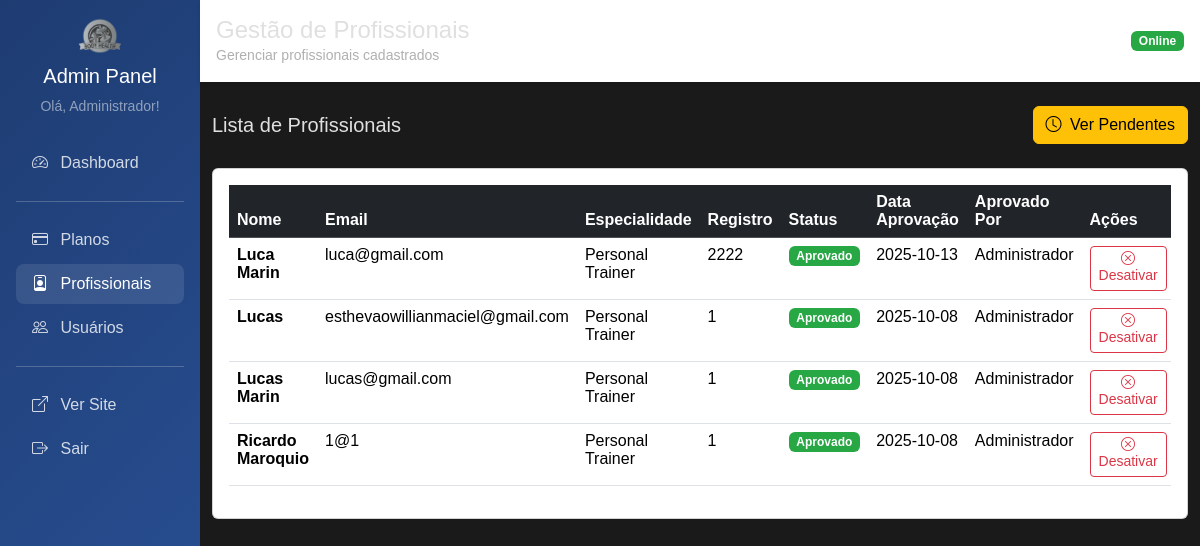
Screenshot of /admin/profissionais (signed in) with the database file from the repository.
### tables this page shows
CREATE TABLE usuario (
    id INTEGER PRIMARY KEY AUTOINCREMENT,
    nome TEXT NOT NULL,
    email TEXT UNIQUE NOT NULL,
    senha TEXT NOT NULL,
    perfil TEXT NOT NULL DEFAULT 'cliente',
    foto TEXT,
    token_redefinicao TEXT,
    data_token TIMESTAMP,
    data_cadastro TIMESTAMP DEFAULT CURRENT_TIMESTAMP
);

CREATE TABLE profissional (
    id INTEGER PRIMARY KEY,
    especialidade TEXT NOT NULL,
    registro_profissional TEXT,
    status TEXT DEFAULT 'pendente',
    data_solicitacao TIMESTAMP DEFAULT CURRENT_TIMESTAMP,
    data_aprovacao TIMESTAMP,
    aprovado_por INTEGER, cpf_cnpj TEXT, foto_registro TEXT,
    FOREIGN KEY (id) REFERENCES usuario(id),
    FOREIGN KEY (aprovado_por) REFERENCES usuario(id)
);

### routes/register_admin_routes.py (the view)
    @app.get("/admin/profissionais")
    @requer_autenticacao(['admin'])
    async def admin_profissionais_listar(request: Request, usuario_logado: dict = Depends(obter_usuario_logado)):
        profissionais = profissional_repo.obter_todos_com_status()
        return templates.TemplateResponse("admin/profissionais/listar.html", {
            "request": request,
            "usuario": usuario_logado,
            "profissionais": profissionais
        })

### templates/admin/profissionais/listar.html (shortened to what this page needs)
{% extends "admin/base_admin.html" %}
{% block titulo %}Gestão de Profissionais{% endblock %}
{% block subtitulo %}Gerenciar profissionais cadastrados{% endblock %}
{% block content %}
<div class="d-flex justify-content-between align-items-center mb-4">
    <h5 class="mb-0">Lista de Profissionais</h5>
    <a href="/admin/profissionais/pendentes" class="btn btn-warning">
        <i class="bi bi-clock me-1"></i> Ver Pendentes
    </a>
</div>
<div class="card">
    <div class="card-body">
        {% if profissionais %}
            <div class="table-responsive">
                <table class="table table-hover">
                    <thead class="table-dark">
                        <tr>
                            <th>Nome</th>
                            <th>Email</th>
                            <th>Especialidade</th>
                            <th>Registro</th>
                            <th>Status</th>
                            <th>Data Aprovação</th>
                            <th>Aprovado Por</th>
                            <th>Ações</th>
                        </tr>
                    </thead>
                    <tbody>
                        {% for prof in profissionais %}
                        <tr>
                            <td><strong>{{ prof.nome }}</strong></td>
                            <td>{{ prof.email }}</td>
                            <td>{{ prof.especialidade }}</td>
                            <td>
                                {% if prof.registro_profissional %}
                                    {{ prof.registro_profissional }}
                                {% else %}
                                    <span class="text-muted">-</span>
                                {% endif %}
                            </td>
                            <td>
                                {% if prof.status == 'aprovado' %}
                                    <span class="badge bg-success">Aprovado</span>
                                {% elif prof.status == 'pendente' %}
                                    <span class="badge bg-warning">Pendente</span>
                                {% elif prof.status == 'rejeitado' %}
                                    <span class="badge bg-danger">Rejeitado</span>
                                {% else %}
                                    <span class="badge bg-secondary">Inativo</span>
                                {% endif %}
                            </td>
                            <td>
                                {% if prof.data_aprovacao %}
                                    {{ prof.data_aprovacao[:10] }}
                                {% else %}
                                    <span class="text-muted">-</span>
                                {% endif %}
                            </td>
                            <td>
                                {% if prof.aprovado_por_nome %}
                                    {{ prof.aprovado_por_nome }}
                                {% else %}
                                    <span class="text-muted">-</span>
                                {% endif %}
                            </td>
                            <td>
                                {% if prof.status == 'aprovado' %}
                                    <button type="button" class="btn btn-outline-danger btn-sm"
                                            onclick="confirmarExclusaoProf({{ prof.id }}, '{{ prof.nome }}')">
                                        <i class="bi bi-x-circle"></i> Desativar
                                    </button>
                                {% else %}
                                    <span class="text-muted">-</span>
                                {% endif %}
                            </td>
                        </tr>
                        {% endfor %}
                    </tbody>
                </table>
            </div>
        {% else %}
            <div class="text-center py-5">
                <i class="bi bi-person-badge text-muted" style="font-size: 4rem;"></i>
                <h5 class="mt-3 text-muted">Nenhum profissional encontrado</h5>
                <p class="text-muted">Aguarde cadastros de profissionais.</p>
            </div>
        {% endif %}
    </div>
</div>
<div class="position-fixed top-0 end-0 p-3" style="z-index: 1055">
</div>
{% endblock %}

### templates/admin/base_admin.html (shortened to what this page needs)
<html lang="pt-BR">
<head>
    <link href="https://cdn.jsdelivr.net/npm/bootstrap@5.3.3/dist/css/bootstrap.min.css" rel="stylesheet">
    <link href="https://cdn.jsdelivr.net/npm/bootstrap-icons@1.10.5/font/bootstrap-icons.css" rel="stylesheet">
    <link rel="stylesheet" href="/static/css/styles.css">
</head>
<body>
    <div class="container-fluid p-0">
        <div class="row g-0">
            <div class="col-md-3 col-lg-2">
                <div class="admin-sidebar p-3">
                    <div class="text-center mb-4">
                        <img src="/static/img/logo.png" height="40" alt="Body Health">
                        <h5 class="text-white mt-2">Admin Panel</h5>
                        <small class="text-white-50">Olá, {{ usuario.nome }}!</small>
                    </div>
                    <nav class="nav flex-column">
                        <a class="nav-link {% if request.url.path == '/admin' %}active{% endif %}" href="/admin">
                            <i class="bi bi-speedometer2 me-2"></i> Dashboard
                        </a>
                        <hr class="bg-white-50">
                        <a class="nav-link {% if '/admin/planos' in request.url.path %}active{% endif %}" href="/admin/planos">
                            <i class="bi bi-credit-card me-2"></i> Planos
                        </a>
                        <a class="nav-link {% if '/admin/profissionais' in request.url.path %}active{% endif %}" href="/admin/profissionais">
                            <i class="bi bi-person-badge me-2"></i> Profissionais
                        </a>
                        <a class="nav-link {% if '/admin/usuarios' in request.url.path %}active{% endif %}" href="/admin/usuarios">
                            <i class="bi bi-people me-2"></i> Usuários
                        </a>
                        <hr class="bg-white-50">
                        <a class="nav-link" href="/" target="_blank">
                            <i class="bi bi-box-arrow-up-right me-2"></i> Ver Site
                        </a>
                        <a class="nav-link" href="/logout">
                            <i class="bi bi-box-arrow-right me-2"></i> Sair
                        </a>
                    </nav>
                </div>
            </div>
            <div class="col-md-9 col-lg-10">
                <div class="admin-header p-3 mb-4">
                    <div class="d-flex justify-content-between align-items-center">
                        <div>
                            <h4 class="mb-0">{% block titulo %}Painel Administrativo{% endblock %}</h4>
                            <small class="text-muted">{% block subtitulo %}Body Health Admin{% endblock %}</small>
                        </div>
                        <div>
                            <span class="badge bg-success">Online</span>
                        </div>
                    </div>
                </div>
                <div class="container-fluid">
                    {% block content %}{% endblock %}
                </div>
            </div>
        </div>
    </div>
</body>
</html>

### static/css/styles.css (style rules this page uses)
:root { --dark-bg: #1a1a1a; --dark-card-bg: #2b2b2b; --dark-text-color: #e0e0e0; --dark-muted-text: #b0b0b0; --dark-border-color: #444444; --dark-shadow-color: rgba(0, 0, 0, 0.5); --highlight-yellow: #ffc107; --highlight-green: #28a745; --highlight-red: #dc3545; --light-banner-bg-start: #ffffff; --light-banner-bg-end: #eaeaea; --light-banner-text: #000000; }
body { background-color: var(--dark-bg); color: var(--dark-text-color); font-family: Arial, sans-serif; padding-top: 0px; }
.text-muted { color: var(--dark-muted-text) !important; }
.badge.bg-success { background-color: var(--highlight-green) !important; }

### templates/admin/base_admin.html (style rules this page uses)
.admin-sidebar { min-height: 100vh; background: linear-gradient(135deg, #1e3c72 0%, #2a5298 100%); }
.admin-sidebar .nav-link { color: rgba(255, 255, 255, 0.8); border-radius: 8px; margin: 2px 0; }
.admin-sidebar .nav-link:hover, .admin-sidebar .nav-link.active { color: white; background-color: rgba(255, 255, 255, 0.1); }
.admin-header { background: white; box-shadow: 0 2px 4px rgba(0,0,0,0.1); }

### rows the page displays
usuario: nome "Administrador"
profissional: nome "Luca Marin", email "luca@gmail.com", especialidade "Personal Trainer", registro_profissional "2222", status "Aprovado", data_aprovacao "2025-10-13", aprovado_por_nome "Administrador"
profissional: nome "Lucas", email "esthevaowillianmaciel@gmail.com", especialidade "Personal Trainer", registro_profissional "1", status "Aprovado", data_aprovacao "2025-10-08", aprovado_por_nome "Administrador"
profissional: nome "Lucas Marin", email "lucas@gmail.com", especialidade "Personal Trainer", registro_profissional "1", status "Aprovado", data_aprovacao "2025-10-08", aprovado_por_nome "Administrador"
profissional: nome "Ricardo Maroquio", email "1@1", especialidade "Personal Trainer", registro_profissional "1", status "Aprovado", data_aprovacao "2025-10-08", aprovado_por_nome "Administrador"
